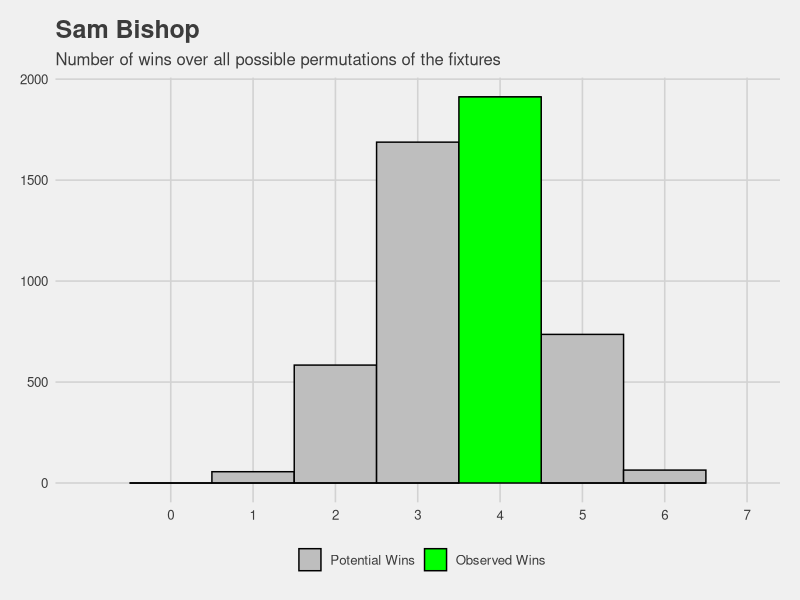
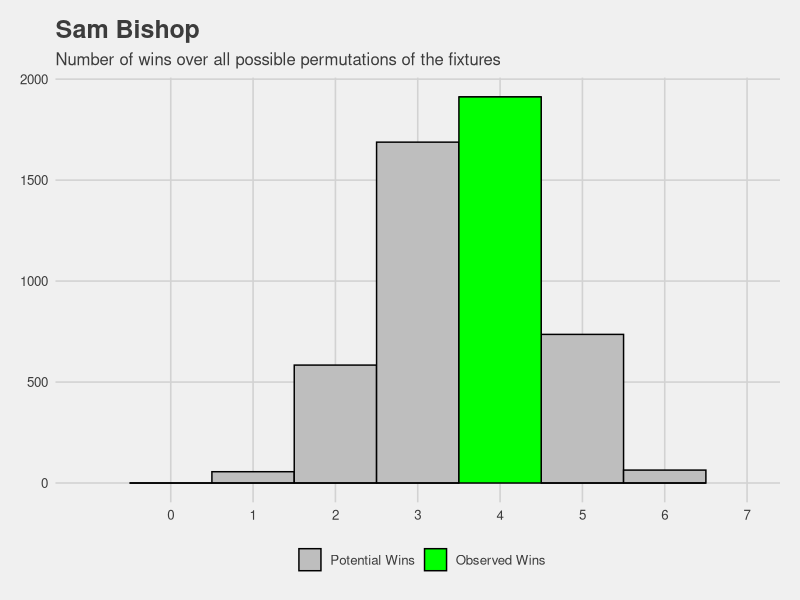

Generate these figures, in order, with R:
##%######################################################%##
#                                                          #
####                Get list of team IDs                ####
#                                                          #
##%######################################################%##

# 1 = Mara
# 2 = Paul
# 3 = Baron
# 4 = Bish
# 5 = Kirch
# 6 = Brown
# 7 = Pansini
# 8 = Rossi

##%######################################################%##
#                                                          #
####     Get all permutations of potential fixtures     ####
#                                                          #
##%######################################################%##

library(tidyverse)
library(ggthemes)
library(pracma)
all_fixtures <- data.frame(perms(c(1,2,3,5,6,7,8)))

##%######################################################%##
#                                                          #
####           Rename and add rounds 8 to 17            ####
#                                                          #
##%######################################################%##

all_fixtures <-
  all_fixtures %>%
  transmute("Round 1" = X1,
            "Round 2" = X2,
            "Round 3" = X3,
            "Round 4" = X4,
            "Round 5" = X5,
            "Round 6" = X6,
            "Round 7" = X7,
            "Round 8" = X1,
            "Round 9" = X2,
            "Round 10" = X3,
            "Round 11" = X4,
            "Round 15" = X5,
            "Round 16" = X6,
            "Total Wins" = 0)

##%######################################################%##
#                                                          #
####  Mutate to get scores by opponent for each round   ####
#                                                          #
##%######################################################%##

all_fixtures <-
all_fixtures %>%
  mutate(`Round 1` =
           case_when(
             `Round 1` == 8 ~ 1521,  # Rossi
             `Round 1` == 7 ~ 1502,  # Pansini
             `Round 1` == 6 ~ 1441,  # Brown
             `Round 1` == 5 ~ 1411,  # Kirch
             `Round 1` == 4 ~ 1381,  # Bish
             `Round 1` == 3 ~ 1500,  # Baron
             `Round 1` == 2 ~ 1550,  # Paul
             `Round 1` == 1 ~ 1583), # Mara
         
         `Round 2` =
           case_when(
             `Round 2` == 8 ~ 1586,  # Rossi
             `Round 2` == 7 ~ 1549,  # Pansini
             `Round 2` == 6 ~ 1582,  # Brown
             `Round 2` == 5 ~ 1493,  # Kirch
             `Round 2` == 4 ~ 1424,  # Bish
             `Round 2` == 3 ~ 1540,  # Baron
             `Round 2` == 2 ~ 1689,  # Paul
             `Round 2` == 1 ~ 1564), # Mara
         
         `Round 3` =
           case_when(
             `Round 3` == 8 ~ 1562,  # Rossi
             `Round 3` == 7 ~ 1523,  # Pansini
             `Round 3` == 6 ~ 1562,  # Brown
             `Round 3` == 5 ~ 1482,  # Kirch
             `Round 3` == 4 ~ 1477,  # Bish
             `Round 3` == 3 ~ 1518,  # Baron
             `Round 3` == 2 ~ 1601,  # Paul
             `Round 3` == 1 ~ 1500), # Mara
         
         `Round 4` =
           case_when(
             `Round 4` == 8 ~ 1532,  # Rossi
             `Round 4` == 7 ~ 1362,  # Pansini
             `Round 4` == 6 ~ 1577,  # Brown
             `Round 4` == 5 ~ 1597,  # Kirch
             `Round 4` == 4 ~ 1344,  # Bish
             `Round 4` == 3 ~ 1475,  # Baron
             `Round 4` == 2 ~ 1635,  # Paul
             `Round 4` == 1 ~ 1684), # Mara
         
         `Round 5` =
           case_when(
             `Round 5` == 8 ~ 1590,  # Rossi
             `Round 5` == 7 ~ 1524,  # Pansini
             `Round 5` == 6 ~ 1528,  # Brown
             `Round 5` == 5 ~ 1379,  # Kirch
             `Round 5` == 4 ~ 1530,  # Bish
             `Round 5` == 3 ~ 1546,  # Baron
             `Round 5` == 2 ~ 1574,  # Paul
             `Round 5` == 1 ~ 1635), # Mara
         
         `Round 6` =
           case_when(
             `Round 6` == 8 ~ 1577,  # Rossi
             `Round 6` == 7 ~ 1668,  # Pansini
             `Round 6` == 6 ~ 1480,  # Brown
             `Round 6` == 5 ~ 1500,  # Kirch
             `Round 6` == 4 ~ 1464,  # Bish
             `Round 6` == 3 ~ 1784,  # Baron
             `Round 6` == 2 ~ 1787,  # Paul
             `Round 6` == 1 ~ 1543), # Mara
         
         `Round 7` =
           case_when(
             `Round 7` == 8 ~ 1547,  # Rossi
             `Round 7` == 7 ~ 1589,  # Pansini
             `Round 7` == 6 ~ 1528,  # Brown
             `Round 7` == 5 ~ 1243,  # Kirch
             `Round 7` == 4 ~ 1487,  # Bish
             `Round 7` == 3 ~ 1624,  # Baron
             `Round 7` == 2 ~ 1634,  # Paul
             `Round 7` == 1 ~ 1640), # Mara
         
         `Round 8` =
           case_when(
             `Round 8` == 8 ~ 1645,  # Rossi
             `Round 8` == 7 ~ 1506,  # Pansini
             `Round 8` == 6 ~ 1467,  # Brown
             `Round 8` == 5 ~ 1391,  # Kirch
             `Round 8` == 4 ~ 1675,  # Bish
             `Round 8` == 3 ~ 1694,  # Baron
             `Round 8` == 2 ~ 1511,  # Paul
             `Round 8` == 1 ~ 1551), # Mara
         
         `Round 9` =
           case_when(
             `Round 9` == 8 ~ 1535,  # Rossi
             `Round 9` == 7 ~ 1701,  # Pansini
             `Round 9` == 6 ~ 1414,  # Brown
             `Round 9` == 5 ~ 1441,  # Kirch
             `Round 9` == 4 ~ 1479,  # Bish
             `Round 9` == 3 ~ 1726,  # Baron
             `Round 9` == 2 ~ 1468,  # Paul
             `Round 9` == 1 ~ 1640), # Mara
         
         `Round 10` =
           case_when(
             `Round 10` == 8 ~ 1521,  # Rossi
             `Round 10` == 7 ~ 1489,  # Pansini
             `Round 10` == 6 ~ 1464,  # Brown
             `Round 10` == 5 ~ 1420,  # Kirch
             `Round 10` == 4 ~ 1508,  # Bish
             `Round 10` == 3 ~ 1665,  # Baron
             `Round 10` == 2 ~ 1572,  # Paul
             `Round 10` == 1 ~ 1551), # Mara
         
         `Round 11` =
           case_when(
             `Round 11` == 8 ~ 1603,  # Rossi
             `Round 11` == 7 ~ 1594,  # Pansini
             `Round 11` == 6 ~ 1522,  # Brown
             `Round 11` == 5 ~ 1422,  # Kirch
             `Round 11` == 4 ~ 1613,  # Bish
             `Round 11` == 3 ~ 1731,  # Baron
             `Round 11` == 2 ~ 1736,  # Paul
             `Round 11` == 1 ~ 1542), # Mara
         
         `Round 15` =
           case_when(
             `Round 15` == 8 ~ 1696,  # Rossi
             `Round 15` == 7 ~ 1534,  # Pansini
             `Round 15` == 6 ~ 1618,  # Brown
             `Round 15` == 5 ~ 1550,  # Kirch
             `Round 15` == 4 ~ 1453,  # Bish
             `Round 15` == 3 ~ 1677,  # Baron
             `Round 15` == 2 ~ 1569,  # Paul
             `Round 15` == 1 ~ 1493), # Mara
         
         `Round 16` =
           case_when(
             `Round 16` == 8 ~ 1704,  # Rossi
             `Round 16` == 7 ~ 1649,  # Pansini
             `Round 16` == 6 ~ 1731,  # Brown
             `Round 16` == 5 ~ 1307,  # Kirch
             `Round 16` == 4 ~ 1661,  # Bish
             `Round 16` == 3 ~ 1696,  # Baron
             `Round 16` == 2 ~ 1643,  # Paul
             `Round 16` == 1 ~ 1465)) # Mara
         
##%######################################################%##
#                                                          #
####      Get win or loss as Boolean true / false       ####
#                                                          #
##%######################################################%##

all_results <-
  all_fixtures %>%
  mutate(`Round 1` = ifelse(`Round 1` < 1381, TRUE, FALSE)) %>%
  mutate(`Round 2` = ifelse(`Round 2` < 1424, TRUE, FALSE)) %>%
  mutate(`Round 3` = ifelse(`Round 3` < 1477, TRUE, FALSE)) %>%
  mutate(`Round 4` = ifelse(`Round 4` < 1344, TRUE, FALSE)) %>%
  mutate(`Round 5` = ifelse(`Round 5` < 1530, TRUE, FALSE)) %>%
  mutate(`Round 6` = ifelse(`Round 6` < 1464, TRUE, FALSE)) %>%
  mutate(`Round 7` = ifelse(`Round 7` < 1487, TRUE, FALSE)) %>%
  mutate(`Round 8` = ifelse(`Round 8` < 1675, TRUE, FALSE)) %>%
  mutate(`Round 9` = ifelse(`Round 9` < 1479, TRUE, FALSE)) %>%
  mutate(`Round 10` = ifelse(`Round 10` < 1508, TRUE, FALSE)) %>%
  mutate(`Round 11` = ifelse(`Round 11` < 1613, TRUE, FALSE)) %>%
  mutate(`Round 15` = ifelse(`Round 15` < 1453, TRUE, FALSE)) %>%
  mutate(`Round 16` = ifelse(`Round 16` < 1661, TRUE, FALSE))

all_results$`Total Wins` <- rowSums(all_results[,1:13])

##%######################################################%##
#                                                          #
####      Get distribution of results vs observed       ####
#                                                          #
##%######################################################%##

# Table
all_results_summary <-
all_results %>%
  summarise(
    min = min(`Total Wins`),
    mode = Mode(`Total Wins`),
    mean = mean(`Total Wins`),
    max = max(`Total Wins`))

# Plot
all_results %>%
  ggplot(mapping = aes(x = `Total Wins`, fill = `Total Wins` == 4)) +
  geom_histogram(binwidth = 1, colour = "black") +
  scale_fill_manual(values = c("grey", "green"), name = "", labels = c("Potential Wins", "Observed Wins")) +
  scale_x_continuous(limits = c(-1,7), breaks = seq(0, 7, by = 1)) +
  ggtitle("Sam Bishop", subtitle = "Number of wins over all possible permutations of the fixtures") +
  theme_fivethirtyeight()

# Save plot to output folder
ggsave("Output/expected_vs_observed_wins_bish.png")

##%######################################################%##
#                                                          #
#### Get difference between observed and expected wins  ####
#                                                          #
##%######################################################%##

observed_vs_expected_wins_04 <-
  tibble(
    Coach = "Sam Bishop",
    `Observed Wins` = 4,
    `Expected Wins` = all_results_summary$mode)
